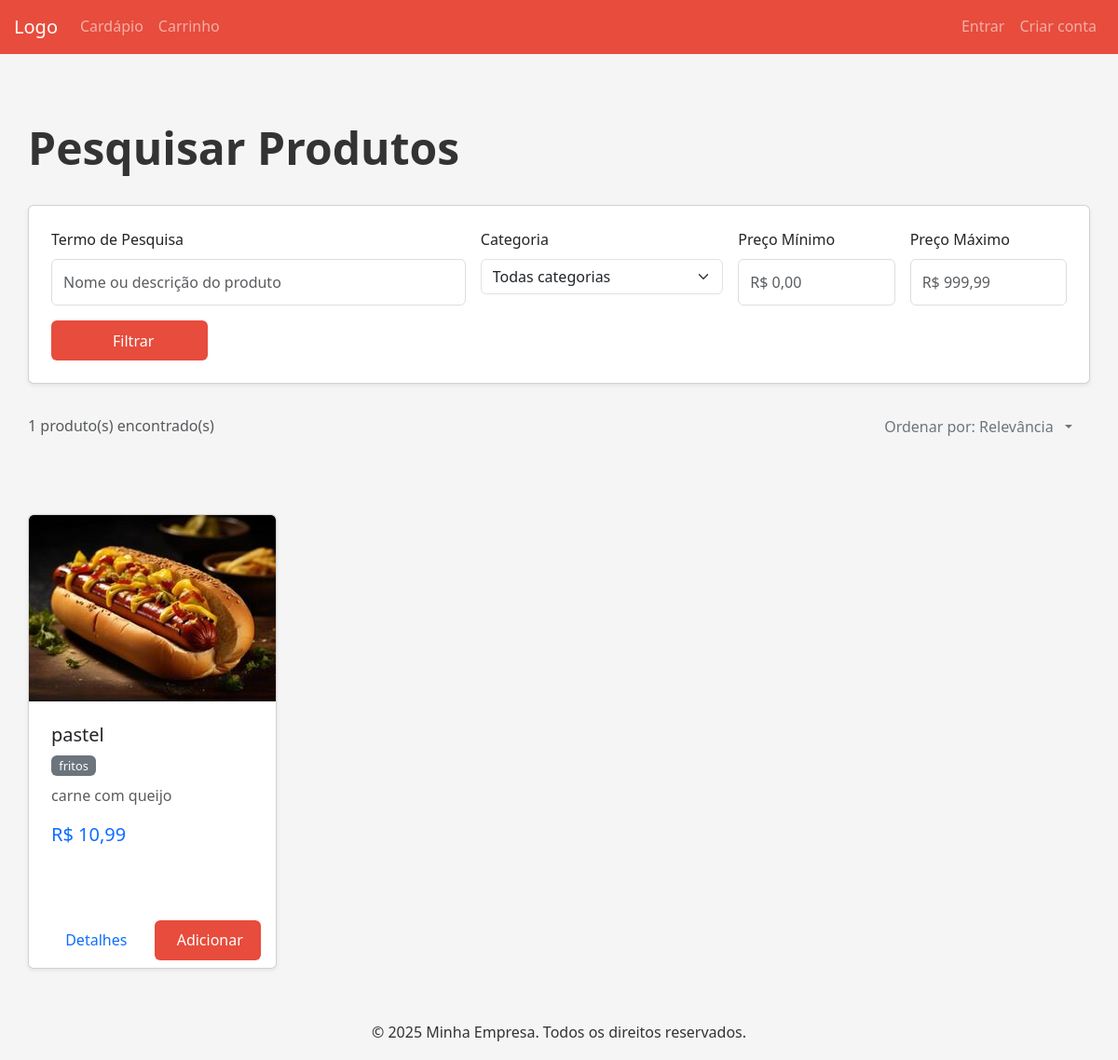
/produto/produto/pesquisa/, run on the app's committed database.
### produto/models.py (models this page shows, shortened)
class Produto(models.Model):
    nome = models.CharField(max_length=100)
    descricao = models.TextField(blank=True, null=True)
    categorias = models.ManyToManyField(CategoriaProduto, related_name='produtos')
    preco = models.DecimalField(max_digits=10, decimal_places=2)
    imagem = models.ImageField(upload_to='produtos/', blank=True, null=True)
    disponivel = models.BooleanField(default=True)  # Campo para controlar disponibilidade

class CategoriaProduto(models.Model):
    nome = models.CharField(max_length=20, unique=True)

### produto/views.py (the view)
# urls.py: path('produto/pesquisa/', views.pesquisar_produtos, name='pesquisar_produto'),
def pesquisar_produtos(request):
    produtos = Produto.objects.all()
    pesquisa = request.GET.get('pesquisa', '').strip()
    categoria_id = request.GET.get('categoria')
    preco_min = request.GET.get('preco_min')
    preco_max = request.GET.get('preco_max')
    sort = request.GET.get('sort', '')
    if sort == 'preco_asc':
        produtos = produtos.order_by('preco')
    elif sort == 'preco_desc':
        produtos = produtos.order_by('-preco')
    if pesquisa:
        produtos = produtos.filter(Q(nome__icontains=pesquisa) | Q(descricao__icontains=pesquisa))
    if categoria_id:
        produtos = produtos.filter(categorias__id=categoria_id)
    if preco_min:
        produtos = produtos.filter(preco__gte=preco_min)
    if preco_max:
        produtos = produtos.filter(preco__lte=preco_max)
    paginator = Paginator(produtos, 12)  # Mostra 10 produtos por página
    page = request.GET.get('page')
    try:
        produtos_pagina = paginator.page(page)
    except PageNotAnInteger:
        produtos_pagina = paginator.page(1)
    except EmptyPage:
        produtos_pagina = paginator.page(paginator.num_pages)
    categorias = CategoriaProduto.objects.all()
    context = {
        'produtos': produtos_pagina,
        'categorias': categorias,
        'pesquisa': pesquisa,
        'preco_min': preco_min,
        'preco_max': preco_max,
        'categoria_id': int(categoria_id if categoria_id else 0),
        'sort': sort,
    }
    return render(request, 'produto/pesquisa.html', context)

### templates/produto/pesquisa.html (shortened to what this page needs)
{% extends 'base.html' %}
{% load static %}
{% block content %}
<div class="container my-5">
    <div class="row mb-4">
        <div class="col-12">
            <h1 class="display-5 fw-bold mb-3">Pesquisar Produtos</h1>
            <div class="card shadow-sm mb-4">
                <div class="card-body">
                    <form method="get" action="{% url 'pesquisar_produto' %}" class="row g-3">
                        <div class="col-md-5">
                            <label for="pesquisa" class="form-label">Termo de Pesquisa</label>
                            <input type="text" id="pesquisa" name="pesquisa" class="form-control"
                                   placeholder="Nome ou descrição do produto" value="{{ request.GET.pesquisa|default:'' }}">
                        </div>
                        <div class="col-md-3">
                            <label for="categoria" class="form-label">Categoria</label>
                            <select id="categoria" name="categoria" class="form-select">
                                <option value="">Todas categorias</option>
                            </select>
                        </div>
                        <div class="col-md-2">
                            <label for="preco_min" class="form-label">Preço Mínimo</label>
                            <input type="number" id="preco_min" name="preco_min" class="form-control"
                                   placeholder="R$ 0,00" step="0.01" min="0" value="{{ request.GET.preco_min|default:'' }}">
                        </div>
                        <div class="col-md-2">
                            <label for="preco_max" class="form-label">Preço Máximo</label>
                            <input type="number" id="preco_max" name="preco_max" class="form-control"
                                   placeholder="R$ 999,99" step="0.01" min="0" value="{{ request.GET.preco_max|default:'' }}">
                        </div>
                        <div class="col-md-2 d-flex align-items-end">
                            <button type="submit" class="btn btn-primary w-100">
                                Filtrar
                            </button>
                        </div>
                    </form>
                </div>
            </div>
            <div class="d-flex justify-content-between align-items-center mb-3">
                <span class="text-muted">
                    {{ produtos.paginator.count }} produto(s) encontrado(s)
                </span>
                <div class="dropdown">
                    <button class="btn btn-outline-secondary dropdown-toggle" type="button"
                            id="dropdownMenuButton1" data-bs-toggle="dropdown" aria-expanded="false">
                        Ordenar por:
                        {% if request.GET.sort == 'preco_asc' %}Menor preço
                        {% elif request.GET.sort == 'preco_desc' %}Maior preço
                        {% else %}Relevância{% endif %}
                    </button>
                </div>
            </div>
        </div>
    </div>
    <div class="row row-cols-1 row-cols-md-2 row-cols-lg-3 row-cols-xl-4 g-4">
        {% for produto in produtos %}
        <div class="col">
            <div class="card h-100 shadow-sm product-card">
                {% if produto.imagem %}
                <img src="{{ produto.imagem.url }}" class="card-img-top" alt="{{ produto.nome }}"
                     style="height: 200px; object-fit: cover;">
                {% else %}
                <div class="bg-light d-flex align-items-center justify-content-center" style="height: 200px;">
                    <i class="fas fa-image fa-3x text-muted"></i>
                </div>
                {% endif %}
                <div class="card-body">
                    <h5 class="card-title">{{ produto.nome }}</h5>
                    <div class="mb-2">
                        {% for categoria in produto.categorias.all %}
                        <span class="badge bg-secondary me-1">{{ categoria.nome }}</span>
                        {% endfor %}
                    </div>
                    <p class="card-text text-muted">
                        {{ produto.descricao|truncatechars:100 }}
                    </p>
                    <h5 class="text-primary mb-3">
                        R$ {{ produto.preco|floatformat:2 }}
                    </h5>
                </div>
                <div class="card-footer bg-white border-top-0">
                    <div class="d-flex justify-content-between">
                        <a href="{% url 'detalhes_produto' produto.id %}" class="btn btn-outline-primary btn-sm">
                             Detalhes
                        </a>
                        {% if user.is_authenticated %}
                        <form method="post" action="{% url 'adicionar_ao_carrinho' produto.id %}">
                            {% csrf_token %}
                            <input type="hidden" name="quantidade" value="1">
                            <button type="submit" class="btn btn-primary btn-sm">
                                <i class="fas fa-cart-plus me-1"></i> Adicionar
                            </button>
                        </form>
                        {% else %}
                        <a href="{% url 'login' %}?next={{ request.path }}" class="btn btn-primary btn-sm">
                             Adicionar
                        </a>
                        {% endif %}
                    </div>
                </div>
            </div>
        </div>
        {% endfor %}
    </div>
</div>
{% endblock %}

### static/css/style.css (style rules this page uses)
:root { --primary-color: #e74c3c; --primary-hover: #c0392b; --secondary-color: #2ecc71; --secondary-hover: #27ae60; --danger-color: #d63031; --danger-hover: #b71c1c; --light-color: #f5f6fa; --dark-color: #2f3640; --text-color: #333; --border-radius: 6px; --box-shadow: 0 2px 10px rgba(0, 0, 0, 0.1); --transition: all 0.3s ease; }
* { margin: 0; padding: 0; box-sizing: border-box; }
body { font-family: 'Segoe UI', Tahoma, Geneva, Verdana, sans-serif; background-color: #f5f5f5; color: var(--text-color); line-height: 1.6; }
.container { max-width: 1200px; margin: 0 auto; padding: 0 15px; }
.card { background: white; border-radius: var(--border-radius); box-shadow: var(--box-shadow); overflow: hidden; margin-top: 2rem; }
.card-body { padding: 1.5rem; }
.form-label { display: block; margin-bottom: 0.5rem; font-weight: 500; }
.form-control { width: 100%; padding: 0.75rem; border: 1px solid #ddd; border-radius: var(--border-radius); font-size: 1rem; transition: var(--transition); }
.btn { display: inline-block; padding: 0.6rem 1.2rem; font-size: 1rem; font-weight: 500; text-align: center; border: none; border-radius: var(--border-radius); cursor: pointer; transition: var(--transition); text-decoration: none; }
.btn-primary { background-color: var(--primary-color); color: white; }

### templates/base.html (style rules this page uses)
.btn-primary { background-color: #e74c3c; border-color: #e74c3c; }

### templates/produto/pesquisa.html (style rules this page uses)
.product-card { transition: transform 0.3s ease, box-shadow 0.3s ease; }
.badge { font-size: 0.8rem; font-weight: normal; }
.dropdown-toggle::after { margin-left: 0.5em; }

### data on the page
Produto: imagem (picture), nome "pastel", descricao "carne com queijo", preco "10,99"
CategoriaProduto: nome "fritos"

### other printed values
{{ produtos.paginator.count }} "1"
